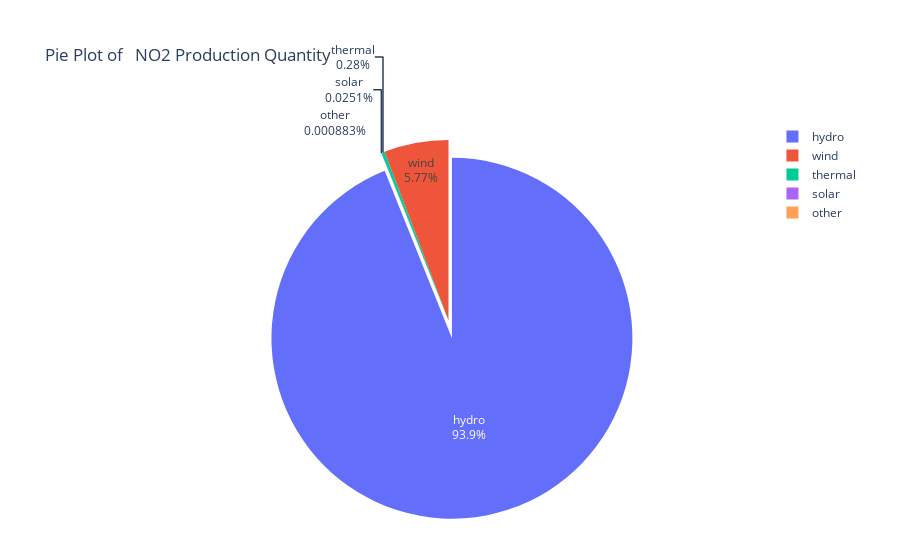

Here is the notebook cell this chart was saved with:
### Code cell
#Using plotly
import plotly.express as px
#Creating a Plotly pie chart
fig = px.pie(pandas_df_pie,
    names="productionGroup",   
    values="Quantity(Kwh)",  
    title=f"Pie Plot of \n {chosen_area} Production Quantity")

# Showing the figure
fig.update_traces(textinfo='percent+label', pull=[0.1, 0.1, 0])  
fig.update_layout(margin=dict(t=0, b=0, l=0, r=0))  
fig.show()

### Figure 1 — Plotly figure (JSON) as saved in the notebook; plotly's stock layout.template omitted (floating-point values rounded to 4 significant figures)
{"data": [{"domain": {"x": [0, 1], "y": [0, 1]}, "hovertemplate": "productionGroup=%{label}<br>Quantity(Kwh)=%{value}<extra></extra>", "labels": ["other", "hydro", "wind", "solar", "thermal"], "legendgroup": "", "name": "", "pull": [0.1, 0.1, 0], "showlegend": true, "textinfo": "percent+label", "type": "pie", "values": [492900.0, 52400000000.0, 3221000000.0, 13990000.0, 156400000.0]}], "layout": {"legend": {"tracegroupgap": 0}, "margin": {"b": 0, "l": 0, "r": 0, "t": 0}, "title": {"text": "Pie Plot of \n NO2 Production Quantity"}}}
